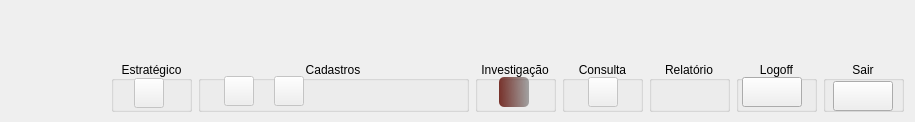
     <widget class="QWidget" name="page_8">
      <widget class="QWidget" name="layoutWidget">
       <property name="geometry">
        <rect>
         <x>111</x>
         <y>60</y>
         <width>795</width>
         <height>53</height>
        </rect>
       </property>
       <layout class="QHBoxLayout" name="horizontalLayout_30">
        <item>
         <widget class="QGroupBox" name="groupBox_129">
          <property name="minimumSize">
           <size>
            <width>81</width>
            <height>51</height>
           </size>
          </property>
          <property name="maximumSize">
           <size>
            <width>81</width>
            <height>51</height>
           </size>
          </property>
          <property name="title">
           <string>Estratégico</string>
          </property>
          <property name="alignment">
           <set>Qt::AlignCenter</set>
          </property>
          <widget class="QPushButton" name="btn_dashboard_2">
           <property name="enabled">
            <bool>false</bool>
           </property>
           <property name="geometry">
            <rect>
             <x>23</x>
             <y>17</y>
             <width>30</width>
             <height>30</height>
            </rect>
           </property>
           <property name="minimumSize">
            <size>
             <width>30</width>
             <height>30</height>
            </size>
           </property>
           <property name="maximumSize">
            <size>
             <width>30</width>
             <height>30</height>
            </size>
           </property>
           <property name="font">
            <font>
             <family>Reem Kufi</family>
             <bold>false</bold>
            </font>
           </property>
           <property name="toolTip">
            <string>&lt;html&gt;&lt;head/&gt;&lt;body&gt;&lt;p align=&quot;center&quot;&gt;&lt;span style=&quot; font-size:7pt;&quot;&gt;GERENCIAMENTO DE INFORMAÇÕES&lt;/span&gt;&lt;/p&gt;&lt;/body&gt;&lt;/html&gt;</string>
           </property>
           <property name="statusTip">
            <string/>
           </property>
           <property name="styleSheet">
            <string notr="true">QPushButton#btn_dashboard{
	background-color: qlineargradient(spread:pad, x1:0, y1:0.505682, x2:1, y2:0.477, stop:0 rgba(100, 19,11, 219), stop:1 rgba(0, 0, 0, 80));
	color:rgba(255, 255, 255, 210);
	border-radius: 5px;
}
QPushButton#btn_dashboard:hover{
	background-color: qlineargradient(spread:pad, x1:0, y1:0.505682,x2:1,y2:0.477, stop:0 rgba(150, 123, 111, 219), stop:1 rgba(85, 81, 84, 226));
}
QPushButton#btn_dashboard:pressed{
	padding-left:5px;
	padding -top:5px;
	background-color:rgba(150, 123, 111, 255);
}</string>
           </property>
           <property name="text">
            <string extracomment="Dashboard"/>
           </property>
           <property name="icon">
            <iconset>
             <normaloff>:/Imagens/dashboard (1).png</normaloff>:/Imagens/dashboard (1).png</iconset>
           </property>
           <property name="iconSize">
            <size>
             <width>24</width>
             <height>24</height>
            </size>
           </property>
          </widget>
         </widget>
        </item>
        <item>
         <widget class="QGroupBox" name="groupBox_123">
          <property name="minimumSize">
           <size>
            <width>271</width>
            <height>51</height>
           </size>
          </property>
          <property name="maximumSize">
           <size>
            <width>271</width>
            <height>51</height>
           </size>
          </property>
          <property name="title">
           <string>Cadastros</string>
          </property>
          <property name="alignment">
           <set>Qt::AlignCenter</set>
          </property>
          <widget class="QPushButton" name="btn_rnc_2">
           <property name="enabled">
            <bool>false</bool>
           </property>
           <property name="geometry">
            <rect>
             <x>26</x>
             <y>15</y>
             <width>30</width>
             <height>30</height>
            </rect>
           </property>
           <property name="minimumSize">
            <size>
             <width>30</width>
             <height>30</height>
            </size>
           </property>
           <property name="maximumSize">
            <size>
             <width>30</width>
             <height>30</height>
            </size>
           </property>
           <property name="font">
            <font>
             <family>Reem Kufi</family>
             <pointsize>8</pointsize>
             <bold>false</bold>
            </font>
           </property>
           <property name="toolTip">
            <string>&lt;html&gt;&lt;head/&gt;&lt;body&gt;&lt;p align=&quot;center&quot;&gt;&lt;span style=&quot; font-size:7pt;&quot;&gt;FORMULÁRIO DE NOTIFICAÇÃO&lt;/span&gt;&lt;/p&gt;&lt;/body&gt;&lt;/html&gt;</string>
           </property>
           <property name="styleSheet">
            <string notr="true">QPushButton#btn_rnc{
	background-color: qlineargradient(spread:pad, x1:0, y1:0.505682, x2:1, y2:0.477, stop:0 rgba(100, 19,11, 219), stop:1 rgba(0, 0, 0, 80));
	color:rgba(255, 255, 255, 210);
	border-radius: 5px;
}
QPushButton#btn_rnc:hover{
	background-color: qlineargradient(spread:pad, x1:0, y1:0.505682,x2:1,y2:0.477, stop:0 rgba(150, 123, 111, 219), stop:1 rgba(85, 81, 84, 226));
}
QPushButton#btn_rnc:pressed{
	padding-left:5px;
	padding -top:5px;
	background-color:rgba(150, 123, 111, 255);
}</string>
           </property>
           <property name="text">
            <string/>
           </property>
           <property name="icon">
            <iconset>
             <normaloff>:/Imagens/registro-online.png</normaloff>:/Imagens/registro-online.png</iconset>
           </property>
           <property name="iconSize">
            <size>
             <width>24</width>
             <height>24</height>
            </size>
           </property>
          </widget>
          <widget class="QPushButton" name="btn_usuarios_2">
           <property name="enabled">
            <bool>false</bool>
           </property>
           <property name="geometry">
            <rect>
             <x>76</x>
             <y>15</y>
             <width>30</width>
             <height>30</height>
            </rect>
           </property>
           <property name="minimumSize">
            <size>
             <width>30</width>
             <height>30</height>
            </size>
           </property>
           <property name="maximumSize">
            <size>
             <width>30</width>
             <height>30</height>
            </size>
           </property>
           <property name="font">
            <font>
             <family>Reem Kufi</family>
             <pointsize>8</pointsize>
             <bold>false</bold>
            </font>
           </property>
           <property name="styleSheet">
            <string notr="true">QPushButton#btn_usuarios{
	background-color: qlineargradient(spread:pad, x1:0, y1:0.505682, x2:1, y2:0.477, stop:0 rgba(100, 19,11, 219), stop:1 rgba(0, 0, 0, 80));
	color:rgba(255, 255, 255, 210);
	border-radius: 5px;
}
QPushButton#btn_usuarios:hover{
	background-color: qlineargradient(spread:pad, x1:0, y1:0.505682,x2:1,y2:0.477, stop:0 rgba(150, 123, 111, 219), stop:1 rgba(85, 81, 84, 226));
}
QPushButton#btn_usuarios:pressed{
	padding-left:5px;
	padding -top:5px;
	background-color:rgba(150, 123, 111, 255);
}</string>
           </property>
           <property name="text">
            <string/>
           </property>
           <property name="icon">
            <iconset>
             <normaloff>:/Imagens/password.png</normaloff>:/Imagens/password.png</iconset>
           </property>
           <property name="iconSize">
            <size>
             <width>24</width>
             <height>24</height>
            </size>
           </property>
          </widget>
         </widget>
        </item>
        <item>
         <widget class="QGroupBox" name="groupBox_124">
          <property name="minimumSize">
           <size>
            <width>81</width>
            <height>51</height>
           </size>
          </property>
          <property name="maximumSize">
           <size>
            <width>81</width>
            <height>51</height>
           </size>
          </property>
          <property name="title">
           <string>Investigação</string>
          </property>
          <property name="alignment">
           <set>Qt::AlignCenter</set>
          </property>
          <widget class="QPushButton" name="btn_tratativa">
           <property name="enabled">
            <bool>false</bool>
           </property>
           <property name="geometry">
            <rect>
             <x>24</x>
             <y>16</y>
             <width>30</width>
             <height>30</height>
            </rect>
           </property>
           <property name="minimumSize">
            <size>
             <width>30</width>
             <height>30</height>
            </size>
           </property>
           <property name="maximumSize">
            <size>
             <width>30</width>
             <height>30</height>
            </size>
           </property>
           <property name="font">
            <font>
             <family>Reem Kufi</family>
             <pointsize>8</pointsize>
             <bold>false</bold>
            </font>
           </property>
           <property name="toolTip">
            <string>&lt;html&gt;&lt;head/&gt;&lt;body&gt;&lt;p align=&quot;center&quot;&gt;&lt;span style=&quot; font-size:7pt;&quot;&gt;FORMULÁRIO DE INVESTIGAÇÃO&lt;/span&gt;&lt;/p&gt;&lt;/body&gt;&lt;/html&gt;</string>
           </property>
           <property name="styleSheet">
            <string notr="true">QPushButton#btn_tratativa{
	background-color: qlineargradient(spread:pad, x1:0, y1:0.505682, x2:1, y2:0.477, stop:0 rgba(100, 19,11, 219), stop:1 rgba(0, 0, 0, 80));
	color:rgba(255, 255, 255, 210);
	border-radius: 5px;
}
QPushButton#btn_tratativa:hover{
	background-color: qlineargradient(spread:pad, x1:0, y1:0.505682,x2:1,y2:0.477, stop:0 rgba(150, 123, 111, 219), stop:1 rgba(85, 81, 84, 226));
}
QPushButton#btn_tratativa:pressed{
	padding-left:5px;
	padding -top:5px;
	background-color:rgba(150, 123, 111, 255);
}</string>
           </property>
           <property name="text">
            <string/>
           </property>
           <property name="icon">
            <iconset>
             <normaloff>:/Imagens/investigacao.png</normaloff>:/Imagens/investigacao.png</iconset>
           </property>
           <property name="iconSize">
            <size>
             <width>24</width>
             <height>24</height>
            </size>
           </property>
           <property name="default">
            <bool>false</bool>
           </property>
          </widget>
         </widget>
        </item>
        <item>
         <widget class="QGroupBox" name="groupBox_127">
          <property name="minimumSize">
           <size>
            <width>81</width>
            <height>51</height>
           </size>
          </property>
          <property name="maximumSize">
           <size>
            <width>81</width>
            <height>51</height>
           </size>
          </property>
          <property name="title">
           <string>Consulta</string>
          </property>
          <property name="alignment">
           <set>Qt::AlignCenter</set>
          </property>
          <widget class="QPushButton" name="btn_consultar_2">
           <property name="enabled">
            <bool>false</bool>
           </property>
           <property name="geometry">
            <rect>
             <x>26</x>
             <y>16</y>
             <width>30</width>
             <height>30</height>
            </rect>
           </property>
           <property name="minimumSize">
            <size>
             <width>30</width>
             <height>30</height>
            </size>
           </property>
           <property name="maximumSize">
            <size>
             <width>30</width>
             <height>30</height>
            </size>
           </property>
           <property name="font">
            <font>
             <family>Reem Kufi</family>
             <pointsize>8</pointsize>
             <bold>false</bold>
            </font>
           </property>
           <property name="toolTip">
            <string>&lt;html&gt;&lt;head/&gt;&lt;body&gt;&lt;p align=&quot;center&quot;&gt;&lt;span style=&quot; font-size:7pt;&quot;&gt;CONSULTA DE NOTIFICAÇÃO&lt;/span&gt;&lt;/p&gt;&lt;/body&gt;&lt;/html&gt;</string>
           </property>
           <property name="styleSheet">
            <string notr="true">QPushButton#btn_consultar{
	background-color: qlineargradient(spread:pad, x1:0, y1:0.505682, x2:1, y2:0.477, stop:0 rgba(100, 19,11, 219), stop:1 rgba(0, 0, 0, 80));
	color:rgba(255, 255, 255, 210);
	border-radius: 5px;
}
QPushButton#btn_consultar:hover{
	background-color: qlineargradient(spread:pad, x1:0, y1:0.505682,x2:1,y2:0.477, stop:0 rgba(150, 123, 111, 219), stop:1 rgba(85, 81, 84, 226));
}
QPushButton#btn_consultar:pressed{
	padding-left:5px;
	padding -top:5px;
	background-color:rgba(150, 123, 111, 255);
}</string>
           </property>
           <property name="text">
            <string/>
           </property>
           <property name="icon">
            <iconset>
             <normaloff>:/Imagens/pesquisa-de-dados (1).png</normaloff>:/Imagens/pesquisa-de-dados (1).png</iconset>
           </property>
           <property name="iconSize">
            <size>
             <width>24</width>
             <height>24</height>
            </size>
           </property>
          </widget>
         </widget>
        </item>
        <item>
         <widget class="QGroupBox" name="groupBox_125">
          <property name="minimumSize">
           <size>
            <width>81</width>
            <height>51</height>
           </size>
          </property>
          <property name="maximumSize">
           <size>
            <width>81</width>
            <height>51</height>
           </size>
          </property>
          <property name="title">
           <string>Relatório</string>
          </property>
          <property name="alignment">
           <set>Qt::AlignCenter</set>
          </property>
         </widget>
        </item>
        <item>
         <widget class="QGroupBox" name="groupBox_128">
          <property name="minimumSize">
           <size>
            <width>81</width>
            <height>51</height>
           </size>
          </property>
          <property name="maximumSize">
           <size>
            <width>81</width>
            <height>51</height>
           </size>
          </property>
          <property name="title">
           <string>Logoff</string>
          </property>
          <property name="alignment">
           <set>Qt::AlignCenter</set>
          </property>
          <widget class="QPushButton" name="btn_logoff_3">
           <property name="geometry">
            <rect>
             <x>6</x>
             <y>16</y>
             <width>60</width>
             <height>30</height>
            </rect>
           </property>
           <property name="minimumSize">
            <size>
             <width>60</width>
             <height>30</height>
            </size>
           </property>
           <property name="maximumSize">
            <size>
             <width>60</width>
             <height>30</height>
            </size>
           </property>
           <property name="font">
            <font>
             <family>Reem Kufi</family>
             <pointsize>8</pointsize>
             <bold>false</bold>
            </font>
           </property>
           <property name="styleSheet">
            <string notr="true">QPushButton#btn_logoff{
	background-color: qlineargradient(spread:pad, x1:0, y1:0.505682, x2:1, y2:0.477, stop:0 rgba(0, 39,119, 219), stop:1 rgba(85, 98, 112, 226));
	color:rgba(255, 255, 255, 210);
	border-radius: 5px;
}
QPushButton#btn_logoff:hover{
	background-color: qlineargradient(spread:pad, x1:0, y1:0.505682,x2:1,y2:0.477, stop:0 rgba(150, 123, 111, 219), stop:1 rgba(85, 81, 84, 226));
}
QPushButton#btn_logoff:pressed{
	padding-left:5px;
	padding -top:5px;
	background-color:rgba(150, 123, 111, 255);
}</string>
           </property>
           <property name="text">
            <string/>
           </property>
           <property name="icon">
            <iconset resource="../FNEA/image/Icones/Outros.qrc">
             <normaloff>:/Imagem/check-out.png</normaloff>:/Imagem/check-out.png</iconset>
           </property>
           <property name="iconSize">
            <size>
             <width>24</width>
             <height>24</height>
            </size>
           </property>
          </widget>
         </widget>
        </item>
        <item>
         <widget class="QGroupBox" name="groupBox_126">
          <property name="minimumSize">
           <size>
            <width>81</width>
            <height>51</height>
           </size>
          </property>
          <property name="maximumSize">
           <size>
            <width>81</width>
            <height>51</height>
           </size>
          </property>
          <property name="title">
           <string>Sair</string>
          </property>
          <property name="alignment">
           <set>Qt::AlignCenter</set>
          </property>
          <widget class="QPushButton" name="btn_sairApp_2">
           <property name="geometry">
            <rect>
             <x>10</x>
             <y>20</y>
             <width>60</width>
             <height>30</height>
            </rect>
           </property>
           <property name="minimumSize">
            <size>
             <width>60</width>
             <height>30</height>
            </size>
           </property>
           <property name="maximumSize">
            <size>
             <width>60</width>
             <height>30</height>
            </size>
           </property>
           <property name="font">
            <font>
             <family>Reem Kufi</family>
             <pointsize>8</pointsize>
             <bold>false</bold>
            </font>
           </property>
           <property name="styleSheet">
            <string notr="true">QPushButton#btn_sairApp{
	background-color: qlineargradient(spread:pad, x1:0, y1:0.505682, x2:1, y2:0.477, stop:0 rgba(0, 39,119, 219), stop:1 rgba(85, 98, 112, 226));
	color:rgba(255, 255, 255, 210);
	border-radius: 5px;
}
QPushButton#btn_sairApp:hover{
	background-color: qlineargradient(spread:pad, x1:0, y1:0.505682,x2:1,y2:0.477, stop:0 rgba(150, 123, 111, 219), stop:1 rgba(85, 81, 84, 226));
}
QPushButton#btn_sairApp:pressed{
	padding-left:5px;
	padding -top:5px;
	background-color:rgba(150, 123, 111, 255);
}</string>
           </property>
           <property name="text">
            <string/>
           </property>
           <property name="icon">
            <iconset resource="../FNEA/image/Icones/Outros.qrc">
             <normaloff>:/Imagem/remover (1).png</normaloff>:/Imagem/remover (1).png</iconset>
           </property>
           <property name="iconSize">
            <size>
             <width>24</width>
             <height>24</height>
            </size>
           </property>
          </widget>
         </widget>
        </item>
       </layout>
      </widget>
     </widget>
